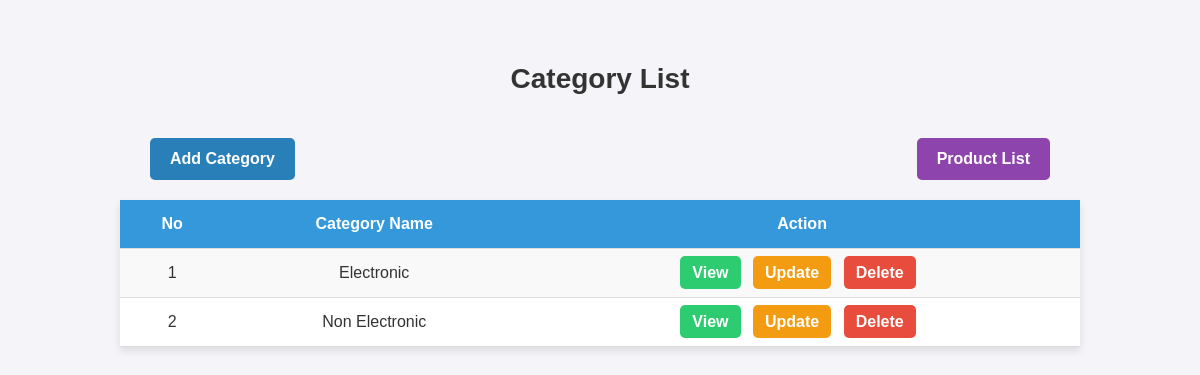
The app's page /category.php with its own data.
### tables this page shows
CREATE TABLE `categories` (
  `id` int NOT NULL AUTO_INCREMENT,
  `category_name` varchar(100) NOT NULL,
  `isDeleted` tinyint(1) DEFAULT '0',
  PRIMARY KEY (`id`)
);

### controller/categoryController.php (called while the page is built, shortened)
<?php
class CategoryController
{
    private $categoryModel;
    public function __construct()
    {
        $this->categoryModel = new Category();
    }
    public function index()
    {
        $result = $this->categoryModel->getAllCategories();
        return $result;
    }
}
?>

### lib/model.php (called while the page is built, shortened)
<?php
class Model
{
    public function __construct()
    {
        $this->db = new Database();
    }
    public function setTableName($tableName)
    {
        $this->tableName = $tableName;
    }
}
?>

### database/database.php (called while the page is built, shortened)
<?php
class Database
{
    private $host;
    private $database;
    private $username;
    private $password;
    private $conn;
    public function __construct()
    {
        $this->host = DB_SERVER;
        $this->database = DB_DATABASE;
        $this->username = DB_USERNAME;
        $this->password = DB_PASSWORD;
    }
    public function getDatabase()
    {
        $db = "mysql:host={$this->host};dbname={$this->database}";
        if (!isset($this->conn)) {
            $this->conn = new PDO($db, $this->username, $this->password);
        }
        return $this->conn;
    }
    public function selectData($tableName, $id, $isDeleted = 0)
    {
        if (empty($id)) {
            $query = "SELECT * FROM {$tableName} WHERE isDeleted = {$isDeleted}";
            $result = $this->getDatabase()->query($query);
            return $result;
        } else {
            $query =  "SELECT * FROM {$tableName} WHERE isDeleted = {$isDeleted} and id = {$id} ";
            $result =  $this->getDatabase()->query($query);
            return $result;
        }
    }
}

### model/category.php (called while the page is built, shortened)
<?php
class Category extends Model
{
    public function getAllCategories()
    {
        $stmt = $this->db->selectData($this->tableName, null, 0);
        $categories = $stmt->fetchAll(PDO::FETCH_ASSOC);
        return $categories;
    }
}

### category.php (the view, shortened to what this page needs)
<?php
$categoryController = new CategoryController();
$categories = $categoryController->index();
?>
<!DOCTYPE html>
<html lang="en">
<head>
</head>
<body>
    <h2>Category List</h2>
    <a class="add" href="view/addCategory.php">Add Category</a>
    <a class="next" href="index.php">Product List</a>
    <br><br>
    <table>
        <tr>
            <th>No</th>
            <th>Category Name</th>
            <th>Action</th>
        </tr>
        <?php if (count($categories) > 0) : ?>
            <?php $counter = 1 ?>
            <?php foreach ($categories as $category) : ?>
                <tr>
                    <td><?php echo $counter ?></td>
                    <td><?php echo $category["category_name"] ?></td>
                    <td>
                        <a class="actionView" href="view/detailCategory.php?id=<?php echo $category["id"] ?>">View</a>
                        <a class="actionUpdate" href="view/updateCategory.php?id=<?php echo $category["id"] ?>">Update</a>
                        <a class="actionDelete" href="view/deleteCategory.php?id=<?php echo $category["id"] ?>">Delete</a>
                    </td>
                </tr>
                <?php $counter++ ?>
            <?php endforeach ?>
        <?php else : ?>
            <tr>
                <td colspan="5">0 result</td>
            </tr>
        <?php endif ?>
    </table>
</body>
</html>

### category.php (style rules this page uses)
body { font-family: 'Arial', sans-serif; background-color: #f4f4f9; margin: 0; padding: 0; color: #333; }
h2 { text-align: center; padding-top: 40px; font-size: 28px; color: #333; font-weight: bold; }
table { width: 80%; margin: 40px auto; border-collapse: collapse; box-shadow: 0 4px 8px rgba(0, 0, 0, 0.1); background-color: #fff; }
th, td { padding: 15px; text-align: center; border-bottom: 1px solid #ddd; font-size: 16px; }
th { background-color: #3498db; color: #fff; }
tr:nth-child(even) { background-color: #f9f9f9; }
.actionDelete, .actionUpdate, .actionView { text-decoration: none; padding: 8px 12px; border-radius: 5px; margin-right: 8px; font-weight: bold; transition: background-color 0.3s ease; }
.actionDelete { background-color: #e74c3c; color: #fff; }
.actionView { background-color: #2ecc71; color: #fff; }
.actionUpdate { background-color: #f39c12; color: #fff; }
.add, .next { text-decoration: none; padding: 12px 20px; border-radius: 5px; font-size: 16px; font-weight: bold; color: #fff; display: inline-block; margin: 20px 0; transition: background-color 0.3s ease; }
.add { background-color: #2980b9; float: left; margin-left: 150px; }
.next { background-color: #8e44ad; float: right; margin-right: 150px; }

### records on screen
categories: category_name "Electronic"
categories: category_name "Non Electronic"
